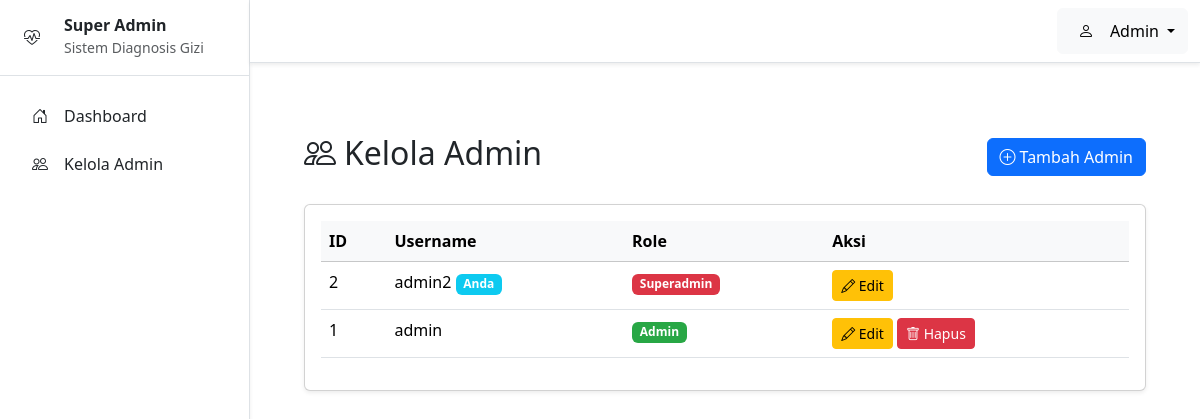
/superadmin/kelola_admin.php (signed in), run on the app's committed database.
### tables this page shows
CREATE TABLE `user` (
  `id` int(11) NOT NULL,
  `username` varchar(50) NOT NULL,
  `password` varchar(255) NOT NULL,
  `role` ENUM('admin', 'superadmin') NOT NULL DEFAULT 'admin'
);

### superadmin/kelola_admin.php (the view, shortened to what this page needs)
<?php
require_once __DIR__ . '/../config/databases.php';
$stmt = $pdo->query("SELECT * FROM user ORDER BY id DESC");
$users = $stmt->fetchAll();
require_once __DIR__ . '/../templates/admin/header.php';
?>
<div class="container-fluid p-4">
    <div class="d-flex justify-content-between align-items-center mb-4">
        <h2><i class="bi bi-people me-2"></i>Kelola Admin</h2>
        <button class="btn btn-primary" data-bs-toggle="modal" data-bs-target="#addAdminModal">
            <i class="bi bi-plus-circle me-1"></i>Tambah Admin
        </button>
    </div>
    <div class="card shadow-sm">
        <div class="card-body">
            <div class="table-responsive">
                <table class="table table-hover">
                    <thead class="table-light">
                        <tr>
                            <th>ID</th>
                            <th>Username</th>
                            <th>Role</th>
                            <th>Aksi</th>
                        </tr>
                    </thead>
                    <tbody>
                        <?php foreach ($users as $user): ?>
                            <tr>
                                <td><?php echo $user['id']; ?></td>
                                <td>
                                    <?php echo htmlspecialchars($user['username']); ?>
                                    <?php if ($user['id'] == $_SESSION['user_id']): ?>
                                        <span class="badge bg-info">Anda</span>
                                    <?php endif; ?>
                                </td>
                                <td>
                                    <span class="badge bg-<?php echo $user['role'] === 'superadmin' ? 'danger' : 'primary'; ?>">
                                        <?php echo ucfirst($user['role']); ?>
                                    </span>
                                </td>
                                <td>
                                    <button class="btn btn-sm btn-warning"
                                        onclick="editAdmin(<?php echo htmlspecialchars(json_encode($user)); ?>)">
                                        <i class="bi bi-pencil"></i> Edit
                                    </button>
                                    <?php if ($user['id'] != $_SESSION['user_id']): ?>
                                        <button class="btn btn-sm btn-danger"
                                            onclick="deleteAdmin(<?php echo $user['id']; ?>, '<?php echo htmlspecialchars($user['username']); ?>')">
                                            <i class="bi bi-trash"></i> Hapus
                                        </button>
                                    <?php endif; ?>
                                </td>
                            </tr>
                        <?php endforeach; ?>
                    </tbody>
                </table>
            </div>
        </div>
    </div>
</div>
<?php require_once  __DIR__ . '/../templates/admin/footer.php'; ?>

### templates/admin/sidebar.php (style rules this page uses)
.bg-primary { background-color: #28a745 !important; }

### data on the page
user: id "2", username "admin2", shows "Anda", role "Superadmin"
user: id "1", username "admin", role "Admin"

### other printed values
$username "Admin"
